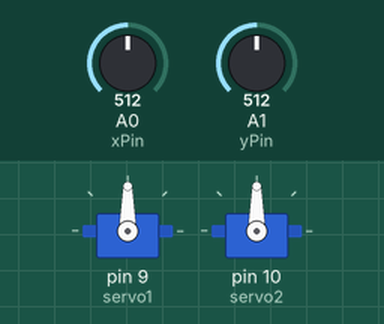
This program was run on a simulated Arduino Uno, built with avr-gcc and run on an emulated ATmega328P. Shown: 2 × servo. The inputs (shaded band) are chosen by the test bench; at power-on: A0 (xPin) = 512, A1 (yPin) = 512.

Above: at 1.2 s.
1.3 s: A0 (xPin) set to 716
At 2.2 s:
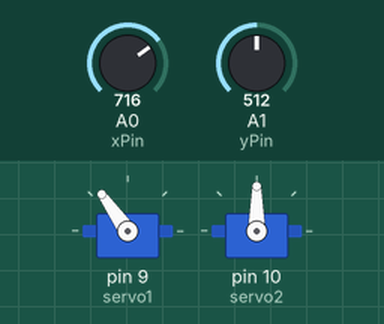
3.1 s: A1 (yPin) set to 900
At 4.3 s:
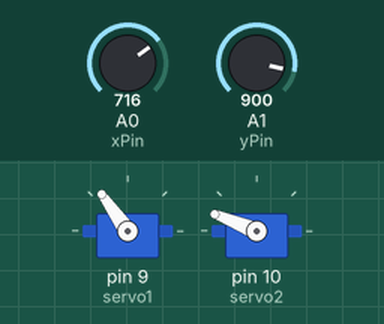
5.3 s: A0 (xPin) set to 122
At 7.5 s:
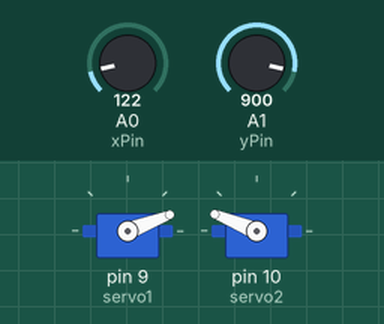
7.8 s: A1 (yPin) set to 0
At 9.7 s:
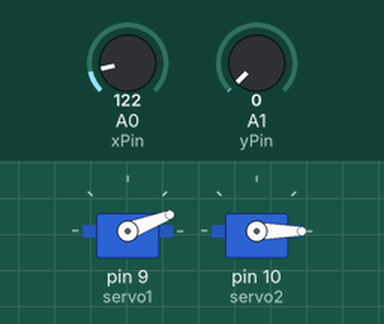
10.8 s: A0 (xPin) set to 0
At 12.2 s:
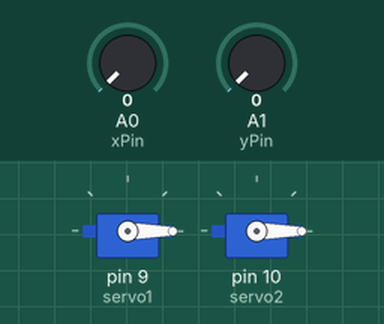
12.5 s: A1 (yPin) set to 122
At 13.4 s:
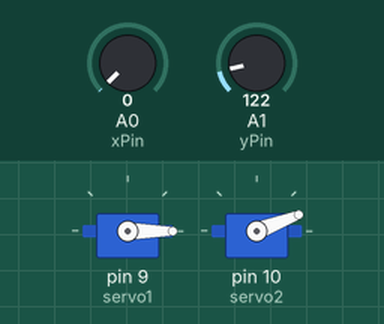
Timing chart, 0 to 15.2 s (numbered marks = the images above; inputs shaded):
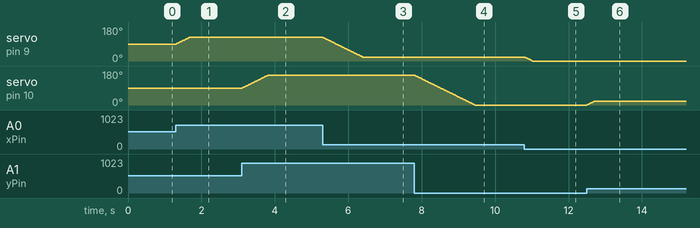

The program:

main.cpp
```cpp
#include <Arduino.h>
#include <Servo.h>

Servo servo1;
Servo servo2;

int xPin = A0;   // Joystick X-axis
int yPin = A1;   // Joystick Y-axis

int currentPos1 = 90;  // start centered
int currentPos2 = 90;

void setup() {
  servo1.attach(9);
  servo2.attach(10);
}

void loop() {
  int xVal = analogRead(xPin);   // 0–1023
  int yVal = analogRead(yPin);

  // Convert joystick values to servo angles (0–180)
  int targetPos1 = map(xVal, 0, 1023, 0, 180);
  int targetPos2 = map(yVal, 0, 1023, 0, 180);

  // Smooth slow movement for servo 1
  if (currentPos1 < targetPos1) currentPos1++;
  if (currentPos1 > targetPos1) currentPos1--;
  servo1.write(currentPos1);

  // Smooth slow movement for servo 2
  if (currentPos2 < targetPos2) currentPos2++;
  if (currentPos2 > targetPos2) currentPos2--;
  servo2.write(currentPos2);

  delay(10);  // speed of movement (higher = slower)
}
```

Measured:
- after the input at 1.3 s, servo on pin 9 (servo1): moves from 90° to 125° over 0.36 s, starting at once
- after the input at 3.1 s, servo on pin 10 (servo2): moves from 90° to 158° over 0.70 s, starting at once
- after the input at 5.3 s, servo on pin 9 (servo1): moves from 125° to 21° over 1.1 s, starting at once
- after the input at 7.8 s, servo on pin 10 (servo2): moves from 158° to 0° over 1.6 s, starting at once
- after the input at 10.8 s, servo on pin 9 (servo1): moves from 21° to 0° over 0.21 s, starting at once
- after the input at 12.5 s, servo on pin 10 (servo2): moves from 0° to 21° over 0.21 s, starting at once
